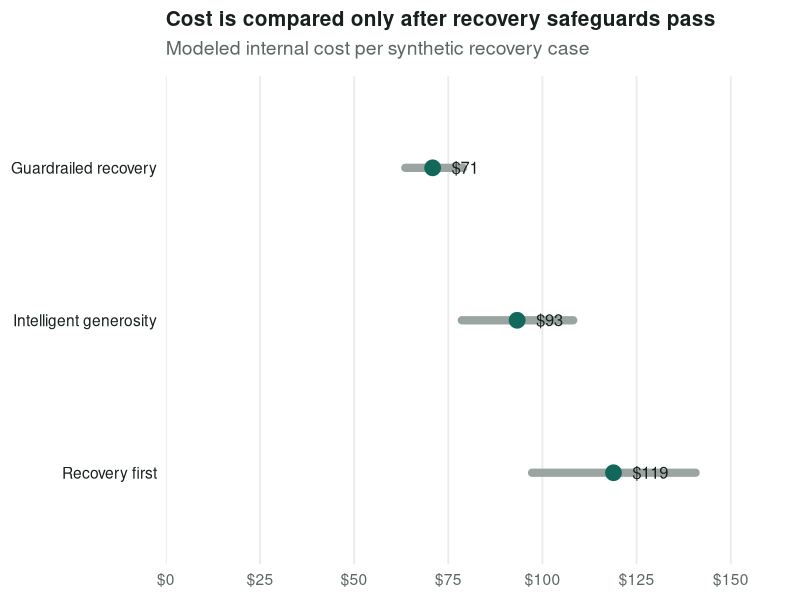

Reproduce this figure in R.
## ---- chunk 1
library(dplyr)
library(ggplot2)
library(knitr)
library(readr)
library(scales)

policy_uncertainty <- read_csv(
  "../data/marts/policy_uncertainty_summary.csv",
  show_col_types = FALSE
)
policy_decisions <- read_csv(
  "../data/marts/policy_decision_summary.csv",
  show_col_types = FALSE
)
recommendations <- read_csv(
  "../data/marts/comp_recommendations.csv",
  show_col_types = FALSE
)

case_count <- first(policy_decisions$cases)
stress_draws <- first(policy_uncertainty$sensitivity_draws)

screened_policies <- policy_uncertainty |>
  filter(joint_guardrail_pass_probability >= 0.80) |>
  mutate(
    cost_p05_per_case = internal_cost_p05 / case_count,
    cost_p50_per_case = internal_cost_p50 / case_count,
    cost_p95_per_case = internal_cost_p95 / case_count,
    policy_label = factor(
      policy_label,
      levels = c("Recovery first", "Intelligent generosity", "Guardrailed recovery")
    )
  )

worked_case <- recommendations |>
  filter(
    failure_category == "room_readiness_delay",
    severity == 4,
    guest_tier == "returning_guest",
    comp_code == "rooftop_f_and_b_credit",
    decision_confidence == "high"
  ) |>
  arrange(recovery_case_id) |>
  slice(1)
## ---- chunk 2
#| label: fig-policy-cost
#| fig-width: 6.5
#| fig-height: 3.2
#| fig-cap: "Only the three policies that pass every proposed synthetic screening rule are shown. The dot is the middle modeled cost per synthetic case; the line contains the central 90% of results after uncertain assumptions are varied 5,000 times. This is a sensitivity check, not observed Proper Hotels costs, savings, or a probability of business success. Source: versioned synthetic policy mart, 430 cases per policy."
#| fig-alt: "Interval plot of modeled internal cost per synthetic case for three policies that passed the proposed screen. Guardrailed recovery has a median near 71 dollars, intelligent generosity near 93 dollars, and recovery first near 119 dollars."
ggplot(
  screened_policies,
  aes(y = policy_label, x = cost_p50_per_case)
) +
  geom_segment(
    aes(x = cost_p05_per_case, xend = cost_p95_per_case, yend = policy_label),
    linewidth = 2.8,
    color = "#9aa4a0",
    lineend = "round"
  ) +
  geom_point(size = 5, color = "#12685b") +
  geom_text(
    aes(label = dollar(cost_p50_per_case, accuracy = 1)),
    nudge_x = 5,
    hjust = 0,
    size = 4.2,
    color = "#17201d"
  ) +
  scale_x_continuous(
    limits = c(0, 155),
    breaks = seq(0, 150, 25),
    labels = label_dollar(accuracy = 1),
    expand = expansion(mult = c(0, 0.02))
  ) +
  labs(
    title = "Cost is compared only after recovery safeguards pass",
    subtitle = "Modeled internal cost per synthetic recovery case",
    x = NULL,
    y = NULL
  ) +
  theme_minimal(base_size = 14) +
  theme(
    plot.title = element_text(face = "bold", color = "#17201d", size = 15),
    plot.subtitle = element_text(color = "#5c6662", margin = margin(b = 12)),
    panel.grid.major.y = element_blank(),
    panel.grid.minor = element_blank(),
    axis.text.y = element_text(color = "#17201d"),
    axis.text.x = element_text(color = "#5c6662"),
    plot.margin = margin(8, 28, 8, 8)
  )
## ---- chunk 3
decision_path <- tibble::tribble(
  ~Stage, ~`Business question`, ~`Decision gate`,
  "1. Data and policy workshop", "Can failures, comps, costs, constraints, and outcomes be joined reliably?", "Proceed only after definitions, ownership, and material data gaps are agreed.",
  "2. Invisible shadow evaluation", "Are recommendations guest-appropriate, feasible, explainable, and economically credible beside manager decisions?", "Revise or stop when safety, data-quality, feasibility, or trust checks fail.",
  "3. Controlled-test design", "Is there enough observed evidence to test manager-assisted use?", "Pre-register outcomes and sample size; do not adopt policy from shadow agreement alone."
)

kable(decision_path, align = c("l", "l", "l"))
